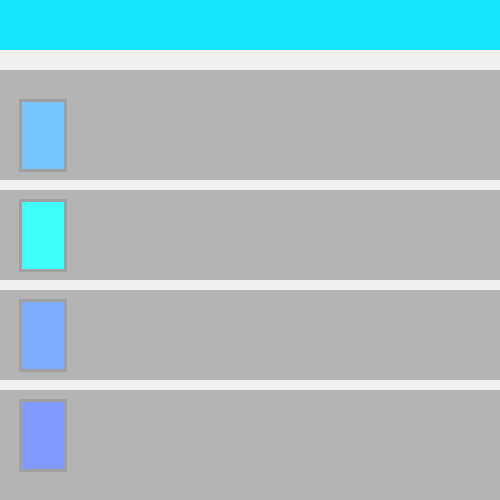
Frame 1 (no input)
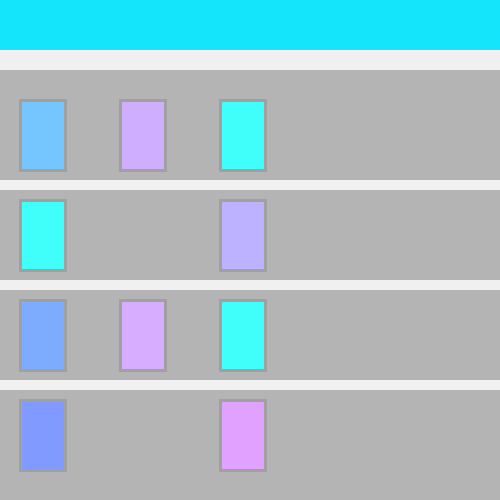
Frame 60 (the mouse pressed at the canvas centre just before this capture)
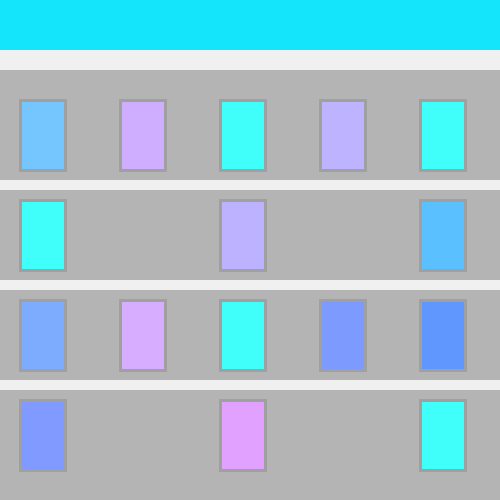
Frame 120 (the mouse held since frame 60 and released just before this capture)

The Processing sketch that drew these frames (run headless with seeded random() and noise(); from frame 60 on, the mouse is pressed at the canvas centre):

// Processing sketch: processing_36738
// ── processing_36738.pde

//windows placed along a facade in a controlled pattern will be random colors of a blue hue
void setup() {
  size(500, 500);
  background(21, 229, 250);
  smooth();
  noStroke();
  fill(180);
  rect(0, 50, width, height);
  fill(240);
  rect(0, 50, width, 20);
  rect(0, 180, width, 10);
  rect(0, 280, width, 10);
  rect(0, 380, width, 10);
}

float count=0;//places the windows along the width of the facade
float a=50;//places the windows along the height of the facade

void draw() {
  stroke(160);
  strokeWeight(3);

  //makes the color selection of the windows random in a blue hue
  if (random(50)>20) {

    fill(random(80, 225), random(150, 200), 255);
  }
  else {
    fill(64, 255, 250);
  }
  if (count<= width) {
    if (count % 20==0) {
      rect(20+(5*count), 2*a, 45, 70);
    }
    if (random(50)>20) {
      fill(random(80, 225), random(150, 200), 255);
    }
    else {
      fill(64, 255, 250);
    }
    if (count<= width) {
      if (count % 40==0) {
        rect(20+(5*count), 4*a, 45, 70);
      }
      if (random(50)>20) {
        fill(random(80, 225), random(150, 200), 255);
      }
      else {
        fill(64, 255, 250);
      }

      if (count<= width) {
        if (count % 20==0) {
          rect(20+(5*count), 6*a, 45, 70);
        }

        if (random(50)>20) {
          fill(random(80, 225), random(150, 200), 255);
        }
        else {
          fill(64, 255, 250);
        }

        if (count<= width) {
          if (count % 40==0) {
            rect(20+(5*count), 8*a, 45, 70);
          }
        }
      }
    }
  }


  count++;
}
